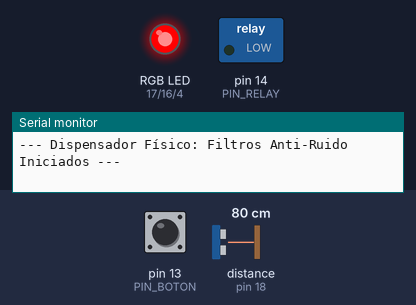
Simulated run of this sketch. Board: Arduino Uno, built with avr-gcc and run on an emulated ATmega328P. Shown: switched loads named in the sketch (green lamp = pin HIGH), an RGB LED mixed from three pins (HIGH = lit), the last lines printed to the serial monitor. Wiring (inferred from the names in the program): ultrasonic range finder: trigger pin 19; echo pin 18. Dashed ring = blinking. The test bench sets the inputs (shaded band); at power-on: pin 13 (PIN_BOTON) HIGH, distance to the obstacle (sensor on pin 18) 80 cm. The echo pulse lasts 58.3 µs per cm; pins used as bus, display or sensor lines are not drawn.

Above: at 1.2 s.
1.3 s: pin 13 (PIN_BOTON) pulled LOW for 0.15 s
At 3.68 s:
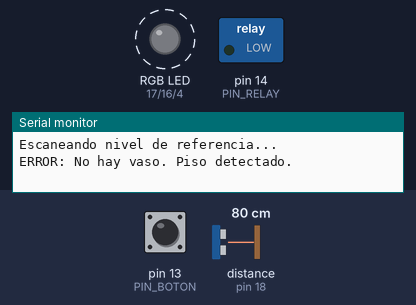
4.4 s: pin 13 (PIN_BOTON) pulled LOW for 1 s
7.4 s: distance to the obstacle (sensor on pin 18) set to 17 cm
10.4 s: distance to the obstacle (sensor on pin 18) set to 14 cm
11.9 s: pin 13 (PIN_BOTON) pulled LOW for 0.15 s
At 15.3 s:
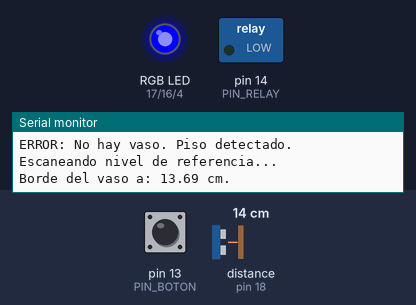
Timing chart, 0 to 16.0 s (numbered marks = the images above; inputs shaded):
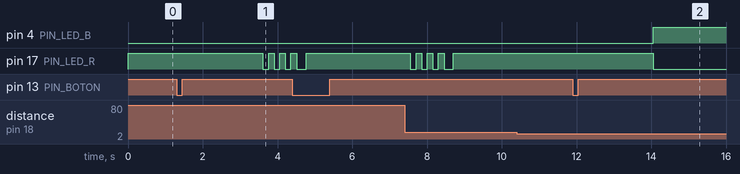

The sketch:

dispensador_automatico.ino
```cpp
// --- Configuración de Pines Físicos ---
const int PIN_TRIG = 19;
const int PIN_ECHO = 18;
const int PIN_RELAY = 14;
const int PIN_BOTON = 13;

// Pines LED RGB
const int PIN_LED_R = 17;
const int PIN_LED_G = 16;
const int PIN_LED_B = 4;

// --- Parámetros de Seguridad ---
const float DISTANCIA_PISO = 17.5;
const float UMBRAL_VACIO = 16;

// Lógica Física: PULLUP forzado. 3.3V en reposo, 0V al presionar.
const int ESTADO_PRESIONADO = LOW;

// --- Variables de la Máquina de Estados ---
enum EstadoDispensador {
  ESPERANDO_VASO,
  ESPERANDO_RETIRO_TAPA,
  LLENANDO
};

EstadoDispensador estadoActual = ESPERANDO_VASO;
float distanciaBorde = 0.0;
float distanciaFondo = 0.0;
float ultimaDistanciaReportada = 0.0;

// Variables de Filtro de Ruido
int lecturasCorte = 0;
int lecturasEmergencia = 0;

void setup() {
  Serial.begin(115200);

  pinMode(PIN_TRIG, OUTPUT);
  pinMode(PIN_ECHO, INPUT);
  pinMode(PIN_RELAY, OUTPUT);

  // Forzamos PULLUP para eliminar la estática y el bloqueo del botón
  pinMode(PIN_BOTON, INPUT_PULLUP);

  pinMode(PIN_LED_R, OUTPUT);
  pinMode(PIN_LED_G, OUTPUT);
  pinMode(PIN_LED_B, OUTPUT);

  digitalWrite(PIN_RELAY, LOW);
  Serial.println("--- Dispensador Físico: Filtros Anti-Ruido Iniciados ---");
}

void colorLED(int r, int g, int b) {
  digitalWrite(PIN_LED_R, r);
  digitalWrite(PIN_LED_G, g);
  digitalWrite(PIN_LED_B, b);
}

float medirDistancia() {
  digitalWrite(PIN_TRIG, LOW);
  delayMicroseconds(2);
  digitalWrite(PIN_TRIG, HIGH);
  delayMicroseconds(10);
  digitalWrite(PIN_TRIG, LOW);

  long duracion = pulseIn(PIN_ECHO, HIGH, 30000);
  if (duracion == 0) return 999.0;
  return (duracion * 0.0343) / 2.0;
}

void loop() {
  float distanciaActual = medirDistancia();
  bool botonPresionado = (digitalRead(PIN_BOTON) == ESTADO_PRESIONADO);

  switch (estadoActual) {

    case ESPERANDO_VASO:
      colorLED(HIGH, LOW, LOW); // Rojo

      if (botonPresionado) {

        while(digitalRead(PIN_BOTON) == ESTADO_PRESIONADO) {
          delay(10);
        }

        Serial.println("Escaneando nivel de referencia...");
        delay(2000);

        distanciaBorde = medirDistancia();

        if (distanciaBorde >= UMBRAL_VACIO) {
          Serial.println("ERROR: No hay vaso. Piso detectado.");
          for(int i = 0; i < 4; i++) {
            colorLED(HIGH, LOW, LOW);
            delay(150);
            colorLED(LOW, LOW, LOW);
            delay(150);
          }
          break;
        }

        Serial.print("Borde del vaso a: ");
        Serial.print(distanciaBorde);
        Serial.println(" cm.");

        colorLED(LOW, LOW, HIGH); // Azul
        estadoActual = ESPERANDO_RETIRO_TAPA;
        delay(1000);
      }
      break;

    case ESPERANDO_RETIRO_TAPA:
      if (distanciaActual > (distanciaBorde + 3.0)) {
        Serial.println("Movimiento detectado. Esperando estabilización...");
        delay(3000);

        distanciaFondo = medirDistancia();

        if (distanciaFondo >= UMBRAL_VACIO) {
          Serial.println("ERROR CRÍTICO: Vaso retirado.");
          for(int i = 0; i < 4; i++) {
            colorLED(HIGH, LOW, LOW);
            delay(150);
            colorLED(LOW, LOW, LOW);
            delay(150);
          }
          estadoActual = ESPERANDO_VASO;
          break;
        }

        ultimaDistanciaReportada = distanciaFondo;

        // Reinicio de filtros antes de encender la bomba
        lecturasCorte = 0;
        lecturasEmergencia = 0;

        Serial.println("INICIANDO BOMBEO...");
        colorLED(LOW, HIGH, LOW); // Verde
        digitalWrite(PIN_RELAY, HIGH);

        estadoActual = LLENANDO;
      }
      break;

    case LLENANDO:
      // --- MODIFICACIÓN: Impresión continua en vivo ---
      Serial.print("[EN VIVO] Distancia al sensor: ");
      Serial.print(distanciaActual);
      Serial.println(" cm");
      // ------------------------------------------------

      // Filtro 1: Nivel Máximo Alcanzado (Exige 3 lecturas confirmadas)
      if (distanciaActual <= (distanciaBorde + 1.5)) {
        lecturasCorte++;
        if (lecturasCorte >= 3) {
          digitalWrite(PIN_RELAY, LOW);
          Serial.println("Nivel máximo alcanzado. Bombeo finalizado.");
          delay(2000);
          estadoActual = ESPERANDO_VASO;
        }
      } else {
        lecturasCorte = 0; // Si fue un falso positivo, reinicia el contador
      }

      // Filtro 2: Sobrepaso Crítico (Exige 3 lecturas confirmadas)
      if (distanciaActual < distanciaBorde) {
          lecturasEmergencia++;
          if (lecturasEmergencia >= 3) {
            digitalWrite(PIN_RELAY, LOW);
            Serial.println("ERROR: Límite sobrepasado. Corte de emergencia.");
            delay(2000);
            estadoActual = ESPERANDO_VASO;
          }
      } else {
          lecturasEmergencia = 0;
      }
      break;
  }

  delay(100);
}
```

Measured:
- after the input at 1.3 s, pin 17 (PIN_LED_R): alternates HIGH for 0.15 s and LOW for 0.15 s, starting after 2.3 s
- after the input at 10.4 s, every drawn part: stays the same
- after the input at 11.9 s, pin 4 (PIN_LED_B): LOW → HIGH after 2.2 s; pin 17 (PIN_LED_R): HIGH → LOW after 2.2 s
